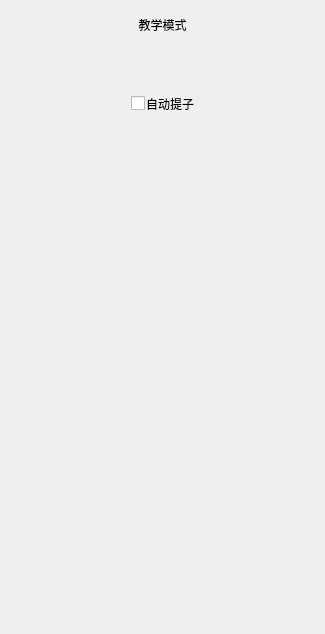
<?xml version="1.0" encoding="UTF-8"?>
<ui version="4.0">
 <class>GoBasketO2O</class>
 <widget class="QWidget" name="GoBasketO2O">
  <property name="geometry">
   <rect>
    <x>0</x>
    <y>0</y>
    <width>325</width>
    <height>634</height>
   </rect>
  </property>
  <property name="windowTitle">
   <string>Form</string>
  </property>
  <layout class="QVBoxLayout" name="verticalLayout">
   <property name="spacing">
    <number>0</number>
   </property>
   <property name="leftMargin">
    <number>0</number>
   </property>
   <property name="topMargin">
    <number>16</number>
   </property>
   <property name="rightMargin">
    <number>0</number>
   </property>
   <property name="bottomMargin">
    <number>0</number>
   </property>
   <item>
    <widget class="QLabel" name="lb_title">
     <property name="text">
      <string>教学模式</string>
     </property>
     <property name="alignment">
      <set>Qt::AlignCenter</set>
     </property>
    </widget>
   </item>
   <item>
    <widget class="QWidget" name="wdgt_space_under_titile" native="true"/>
   </item>
   <item>
    <widget class="QWidget" name="top_player_wrapper" native="true">
     <layout class="QHBoxLayout" name="horizontalLayout_2">
      <property name="spacing">
       <number>0</number>
      </property>
      <property name="leftMargin">
       <number>0</number>
      </property>
      <property name="topMargin">
       <number>0</number>
      </property>
      <property name="rightMargin">
       <number>0</number>
      </property>
      <property name="bottomMargin">
       <number>0</number>
      </property>
      <item>
       <spacer name="horizontalSpacer_2">
        <property name="orientation">
         <enum>Qt::Horizontal</enum>
        </property>
        <property name="sizeHint" stdset="0">
         <size>
          <width>40</width>
          <height>20</height>
         </size>
        </property>
       </spacer>
      </item>
      <item>
       <widget class="game::PlayerBar" name="top_player" native="true"/>
      </item>
      <item>
       <spacer name="horizontalSpacer">
        <property name="orientation">
         <enum>Qt::Horizontal</enum>
        </property>
        <property name="sizeHint" stdset="0">
         <size>
          <width>40</width>
          <height>20</height>
         </size>
        </property>
       </spacer>
      </item>
     </layout>
    </widget>
   </item>
   <item>
    <widget class="QWidget" name="wdgt_space_under_top_player" native="true"/>
   </item>
   <item>
    <layout class="QHBoxLayout" name="layout_top_basket_wrapper">
     <property name="spacing">
      <number>0</number>
     </property>
     <item>
      <spacer name="horizontalSpacer_6">
       <property name="orientation">
        <enum>Qt::Horizontal</enum>
       </property>
       <property name="sizeHint" stdset="0">
        <size>
         <width>40</width>
         <height>20</height>
        </size>
       </property>
      </spacer>
     </item>
     <item>
      <layout class="QHBoxLayout" name="layout_top_basket"/>
     </item>
     <item>
      <spacer name="horizontalSpacer_5">
       <property name="orientation">
        <enum>Qt::Horizontal</enum>
       </property>
       <property name="sizeHint" stdset="0">
        <size>
         <width>40</width>
         <height>20</height>
        </size>
       </property>
      </spacer>
     </item>
    </layout>
   </item>
   <item>
    <widget class="QWidget" name="wdgt_space_between_side" native="true"/>
   </item>
   <item>
    <layout class="QHBoxLayout" name="layout_bottom_basket_wrapper">
     <property name="spacing">
      <number>0</number>
     </property>
     <item>
      <spacer name="horizontalSpacer_8">
       <property name="orientation">
        <enum>Qt::Horizontal</enum>
       </property>
       <property name="sizeHint" stdset="0">
        <size>
         <width>40</width>
         <height>20</height>
        </size>
       </property>
      </spacer>
     </item>
     <item>
      <layout class="QHBoxLayout" name="layout_bottom_basket"/>
     </item>
     <item>
      <spacer name="horizontalSpacer_7">
       <property name="orientation">
        <enum>Qt::Horizontal</enum>
       </property>
       <property name="sizeHint" stdset="0">
        <size>
         <width>40</width>
         <height>20</height>
        </size>
       </property>
      </spacer>
     </item>
    </layout>
   </item>
   <item>
    <widget class="QWidget" name="wdgt_space_over_bottom_player" native="true"/>
   </item>
   <item>
    <widget class="QWidget" name="wdgt_auto_taking_pieces_wrapper" native="true">
     <layout class="QHBoxLayout" name="horizontalLayout">
      <property name="spacing">
       <number>0</number>
      </property>
      <property name="leftMargin">
       <number>0</number>
      </property>
      <property name="topMargin">
       <number>0</number>
      </property>
      <property name="rightMargin">
       <number>0</number>
      </property>
      <property name="bottomMargin">
       <number>0</number>
      </property>
      <item>
       <layout class="QHBoxLayout" name="horizontalLayout_4">
        <property name="spacing">
         <number>1</number>
        </property>
        <item>
         <spacer name="horizontalSpacer_10">
          <property name="orientation">
           <enum>Qt::Horizontal</enum>
          </property>
          <property name="sizeHint" stdset="0">
           <size>
            <width>40</width>
            <height>20</height>
           </size>
          </property>
         </spacer>
        </item>
        <item>
         <widget class="QCheckBox" name="chk_auto_taking_pieces">
          <property name="text">
           <string/>
          </property>
         </widget>
        </item>
        <item>
         <widget class="QLabel" name="lb_auto_taking_pieces">
          <property name="text">
           <string>自动提子</string>
          </property>
         </widget>
        </item>
        <item>
         <spacer name="horizontalSpacer_9">
          <property name="orientation">
           <enum>Qt::Horizontal</enum>
          </property>
          <property name="sizeHint" stdset="0">
           <size>
            <width>40</width>
            <height>20</height>
           </size>
          </property>
         </spacer>
        </item>
       </layout>
      </item>
     </layout>
    </widget>
   </item>
   <item>
    <widget class="QWidget" name="bottom_player_wrapper" native="true">
     <layout class="QHBoxLayout" name="horizontalLayout_3">
      <property name="spacing">
       <number>0</number>
      </property>
      <property name="leftMargin">
       <number>0</number>
      </property>
      <property name="topMargin">
       <number>0</number>
      </property>
      <property name="rightMargin">
       <number>0</number>
      </property>
      <property name="bottomMargin">
       <number>0</number>
      </property>
      <item>
       <spacer name="horizontalSpacer_3">
        <property name="orientation">
         <enum>Qt::Horizontal</enum>
        </property>
        <property name="sizeHint" stdset="0">
         <size>
          <width>40</width>
          <height>20</height>
         </size>
        </property>
       </spacer>
      </item>
      <item>
       <widget class="game::PlayerBar" name="bottom_player" native="true"/>
      </item>
      <item>
       <spacer name="horizontalSpacer_4">
        <property name="orientation">
         <enum>Qt::Horizontal</enum>
        </property>
        <property name="sizeHint" stdset="0">
         <size>
          <width>40</width>
          <height>20</height>
         </size>
        </property>
       </spacer>
      </item>
     </layout>
    </widget>
   </item>
   <item>
    <spacer name="verticalSpacer">
     <property name="orientation">
      <enum>Qt::Vertical</enum>
     </property>
     <property name="sizeHint" stdset="0">
      <size>
       <width>20</width>
       <height>40</height>
      </size>
     </property>
    </spacer>
   </item>
  </layout>
 </widget>
 <customwidgets>
  <customwidget>
   <class>game::PlayerBar</class>
   <extends>QWidget</extends>
   <header>game/view/player_bar/player_bar.h</header>
   <container>1</container>
  </customwidget>
 </customwidgets>
 <resources/>
 <connections/>
</ui>
